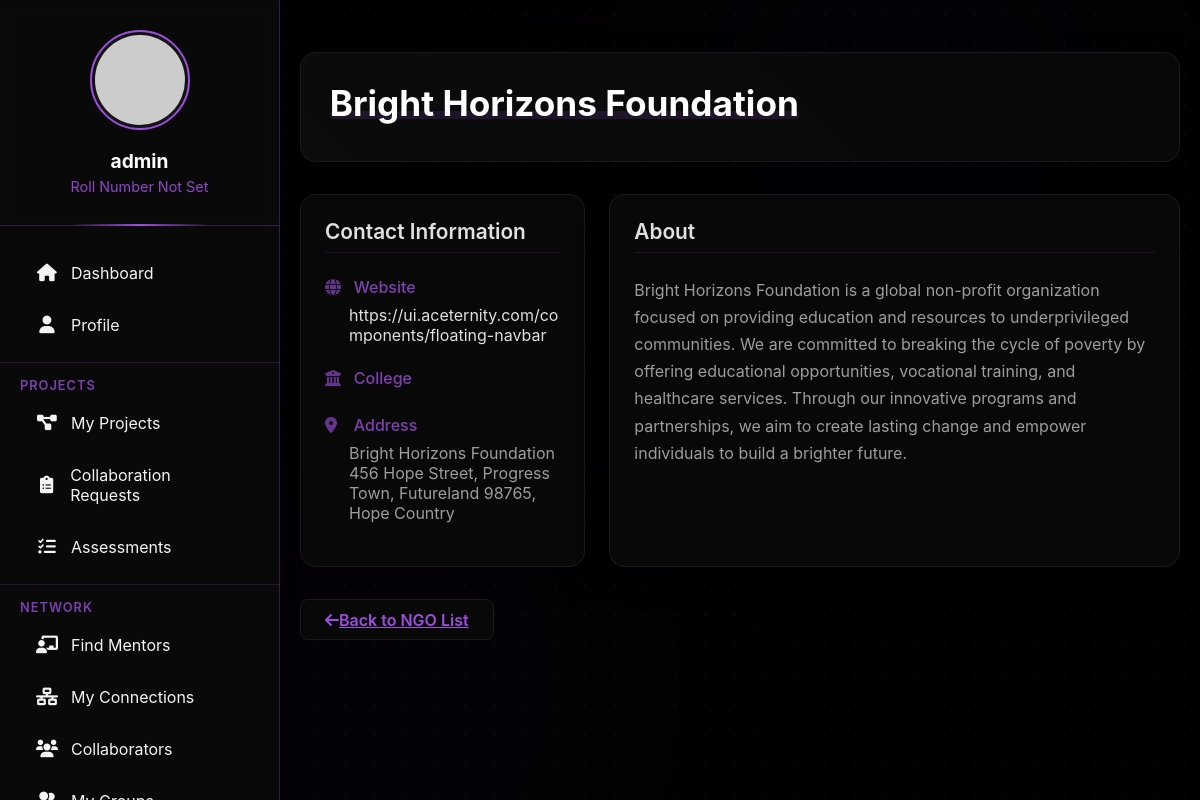
/students/ngos/2/ (signed in), run on the app's committed database.
### students/models.py (models this page shows, shortened)
class StudentProfile(models.Model):
    SECTION_CHOICES = [
        ('A', 'Section A'),
        ('B', 'Section B'),
        ('C', 'Section C'),
        ('D', 'Section D'),
    ]
    BRANCH_CHOICES = [
        ('CSE', 'Computer Science'),
        ('IT', 'Information Technology'),
        ('ECE', 'Electronics & Communication'),
        ('EEE', 'Electrical & Electronics'),
        ('MECH', 'Mechanical'),
        ('CIVIL', 'Civil'),
    ]
    user = models.OneToOneField(User, on_delete=models.CASCADE, related_name='student_profile')
    profile_picture = models.ImageField(upload_to='student_profiles/', null=True, blank=True)
    full_name = models.CharField(max_length=100, null=True, blank=True)
    phone = models.CharField(max_length=15, null=True, blank=True)
    dob = models.DateField(null=True, blank=True)
    bio = models.TextField(null=True, blank=True)
    roll_number = models.CharField(max_length=20, unique=True, null=True, blank=True)
    branch = models.CharField(max_length=10, choices=BRANCH_CHOICES, null=True, blank=True)
    section = models.CharField(max_length=1, choices=SECTION_CHOICES, null=True, blank=True)
    semester = models.IntegerField(null=True, blank=True)
    admission_year = models.IntegerField(null=True, blank=True)
    address = models.TextField(null=True, blank=True)
    parent_name = models.CharField(max_length=100, null=True, blank=True)
    parent_phone = models.CharField(max_length=15, null=True, blank=True)
    created_at = models.DateTimeField(auto_now_add=True)
    updated_at = models.DateTimeField(auto_now=True)

### college/models.py (models this page shows, shortened)
class NGO(models.Model):
    college = models.ForeignKey(CollegeProfile, on_delete=models.CASCADE, related_name='ngos')
    name = models.CharField(max_length=200)
    description = models.TextField()
    requirements = models.TextField(help_text="What the NGO needs or is looking for")
    contact_person = models.CharField(max_length=100, blank=True, null=True)
    contact_email = models.EmailField(blank=True, null=True)
    contact_phone = models.CharField(max_length=20, blank=True, null=True)
    website = models.URLField(blank=True, null=True)
    address = models.TextField(blank=True, null=True)
    image = models.ImageField(upload_to='ngo_images/', blank=True, null=True)
    created_at = models.DateTimeField(auto_now_add=True)
    updated_at = models.DateTimeField(auto_now=True)
    is_active = models.BooleanField(default=True)

### students/views.py (the view)
# urls.py: path('ngos/<int:ngo_id>/', views.ngo_detail, name='ngos_detail'),
def ngo_detail(request, ngo_id):
    ngo = get_object_or_404(NGO, id=ngo_id, is_active=True)
    context = {
        'ngo': ngo,
    }
    return render(request, 'student/ngo_detail.html', context)

### students/templates/student/ngo_detail.html (shortened to what this page needs)
{% extends '../base.html' %}
{% block content %}
<div class="ngo-container container">
    <div class="header-section">
        <div class="d-flex align-items-center">
            <div>
                <h1>{{ ngo.name }}</h1>
            </div>
        </div>
    </div>
    <div class="ngo-info-grid">
        <div class="contact-card">
            <div class="card-body">
                <h5 class="card-title">Contact Information</h5>
                <ul class="contact-list">
                    {% if ngo.website %}
                        <li class="contact-item">
                            <strong><i class="fas fa-globe"></i>Website</strong>
                            <div><a href="{{ ngo.website }}" target="_blank">{{ ngo.website }}</a></div>
                        </li>
                    {% endif %}
                    {% if ngo.college %}
                        <li class="contact-item">
                            <strong><i class="fas fa-university"></i>College</strong>
                        </li>
                    {% endif %}
                    {% if ngo.address %}
                        <li class="contact-item">
                            <strong><i class="fas fa-map-marker-alt"></i>Address</strong>
                            <div>{{ ngo.address|linebreaks }}</div>
                        </li>
                    {% endif %}
                </ul>
            </div>
        </div>
        <div class="content-section">
            <div class="content-card">
                <div class="card-body">
                    <h5 class="card-title">About</h5>
                    <p>{{ ngo.description }}</p>
                </div>
            </div>
        </div>
    </div>
    <a href="{% url 'ngos_list' %}" class="btn-back">
        <i class="fas fa-arrow-left me-2"></i>Back to NGO List
    </a>
</div>
{% endblock %}

### students/templates/base.html (shortened to what this page needs)
{% load static %}
<!DOCTYPE html>
<html lang="en">
<head>
    <link rel="stylesheet" href="https://cdnjs.cloudflare.com/ajax/libs/font-awesome/6.0.0/css/all.min.css">
</head>
<body>
    <div class="bg-elements">
        <div class="bg-gradient"></div>
        <div class="bg-gradient"></div>
        <div class="static-pattern"></div>
    </div>
    {% if user.is_authenticated %}
    <div id="sidebar">
        <div class="sidebar-content">
            <div class="profile-section">
                <img src="{% if user.student_profile.profile_picture %}{{ user.student_profile.profile_picture.url }}{% else %}https://ui-avatars.com/api/?name={{ user.student_profile.full_name|default:user.username }}&background=9d4edd&color=fff{% endif %}" alt="Profile">
                <div class="student-name">{{ user.student_profile.full_name|default:user.username }}</div>
                <div class="roll-number">{{ user.student_profile.roll_number|default:"Roll Number Not Set" }}</div>
            </div>
            <div class="nav-container">
                <ul class="nav-links">
                    <li><a href="{% url 'student_dashboard' %}" {% if request.resolver_match.url_name == 'dashboard' %}class="active"{% endif %}>
                        <i class="fas fa-home"></i> Dashboard
                    </a></li>
                    <li><a href="{% url 'student_profile' %}" {% if request.resolver_match.url_name == 'student_profile' %}class="active"{% endif %}>
                        <i class="fas fa-user"></i> Profile
                    </a></li>
                </ul>
                <div class="nav-section">
                    <div class="nav-section-title">Projects</div>
                    <ul class="nav-links">
                        <li><a href="{% url 'my_projects' %}" {% if request.resolver_match.url_name == 'my_projects' %}class="active"{% endif %}>
                            <i class="fas fa-project-diagram"></i> My Projects
                        </a></li>
                        <li><a href="{% url 'view_collaboration_requests' %}" {% if request.resolver_match.url_name == 'view_collaboration_requests' %}class="active"{% endif %}>
                            <i class="fas fa-clipboard-list"></i> Collaboration Requests
                        </a></li>
                        <li><a href="{% url 'student_view_assessments' %}" {% if request.resolver_match.url_name == 'student_view_assessments' %}class="active"{% endif %}>
                            <i class="fas fa-tasks"></i> Assessments
                        </a></li>
                    </ul>
                </div>
                <div class="nav-section">
                    <div class="nav-section-title">Network</div>
                    <ul class="nav-links">
                        <li><a href="{% url 'list_mentors' %}" {% if request.resolver_match.url_name == 'list_mentors' %}class="active"{% endif %}>
                            <i class="fas fa-chalkboard-teacher"></i> Find Mentors
                        </a></li>
                        <li><a href="{% url 'my_connections' %}" {% if request.resolver_match.url_name == 'my_connections' %}class="active"{% endif %}>
                            <i class="fas fa-network-wired"></i> My Connections
                        </a></li>
                        <li><a href="{% url 'view_collaborators' %}" {% if request.resolver_match.url_name == 'view_collaborators' %}class="active"{% endif %}>
                            <i class="fas fa-users"></i> Collaborators
                        </a></li>
                        <li><a href="{% url 'my_groups' %}" {% if request.resolver_match.url_name == 'my_groups' %}class="active"{% endif %}>
                            <i class="fas fa-user-friends"></i> My Groups
                        </a></li>
                    </ul>
                </div>
            </div>
        </div>
    </div>
    {% endif %}
    <div id="content">
        {% block content %}{% endblock %}
    </div>
</body>
</html>

### students/templates/base.html (style rules this page uses)
:root { --primary: #9d4edd; --primary-hover: #8b5cf6; --primary-light: rgba(157, 78, 221, 0.2); --text-light: #F3F4F6; --text-secondary: #D1D5DB; --sidebar-width: 280px; --sidebar-bg: rgba(10, 10, 10, 0.9); --card-bg: rgba(30, 30, 30, 0.5); --card-border: rgba(157, 78, 221, 0.3); }
* { margin: 0; padding: 0; box-sizing: border-box; font-family: 'Inter', 'Segoe UI', Tahoma, Geneva, Verdana, sans-serif; }
body { background-color: #000000; min-height: 100vh; display: flex; color: var(--text-light); margin: 0; overflow-x: hidden; position: relative; }
.bg-elements { position: fixed; top: 0; left: 0; width: 100%; height: 100%; z-index: -1; overflow: hidden; }
.bg-gradient { position: absolute; width: 30rem; height: 30rem; border-radius: 50%; filter: blur(10rem); z-index: -1; opacity: 0.4; }
.bg-gradient:nth-child(1) { top: -15%; right: 5%; background: rgba(157, 78, 221, 0.15); }
.bg-gradient:nth-child(2) { bottom: -15%; left: 10%; background: rgba(139, 92, 246, 0.15); }
.static-pattern { position: absolute; top: 0; left: 0; width: 100%; height: 100%; opacity: 0.1; z-index: -1; background-image: radial-gradient(#555555 1px, transparent 1px); background-size: 30px 30px; }
#sidebar { width: var(--sidebar-width); background: var(--sidebar-bg); backdrop-filter: blur(15px); border-right: 1px solid var(--card-border); height: 100vh; position: fixed; top: 0; left: 0; z-index: 100; transition: all 0.3s ease; box-shadow: 0 0 20px rgba(0, 0, 0, 0.3); overflow-y: auto; display: flex; flex-direction: column; scrollbar-width: thin; scrollbar-color: var(--primary) rgba(10, 10, 10, 0.8); }
.sidebar-content { display: flex; flex-direction: column; min-height: 100%; }
.profile-section { text-align: center; padding: 30px 20px; border-bottom: 1px solid rgba(157, 78, 221, 0.3); margin-bottom: 20px; position: relative; background: rgba(10, 10, 10, 0.6); backdrop-filter: blur(5px); }
.profile-section::after { content: ''; position: absolute; bottom: -1px; left: 50%; transform: translateX(-50%); width: 50%; height: 2px; background: linear-gradient(90deg, transparent, var(--primary), transparent); }
.profile-section img { width: 100px; height: 100px; border-radius: 50%; margin-bottom: 15px; border: 2px solid var(--primary); padding: 3px; background: rgba(30, 30, 30, 0.5); transition: transform 0.3s ease, box-shadow 0.3s ease; object-fit: cover; }
.student-name { color: white; font-weight: bold; margin-bottom: 5px; font-size: 1.2rem; }
.roll-number { color: var(--primary); font-size: 0.9rem; opacity: 0.9; }
.nav-container { flex: 1; padding-bottom: 10px; }
.nav-section { margin-top: 15px; padding-top: 15px; border-top: 1px solid rgba(157, 78, 221, 0.2); }
.nav-section-title { font-size: 0.8rem; text-transform: uppercase; letter-spacing: 1px; color: #9d4edd; padding: 0 20px; margin-bottom: 8px; font-weight: 600; opacity: 0.8; }
.nav-links { list-style: none; padding-right: 5px; }
.nav-links li { margin-bottom: 0.5rem; position: relative; }
.nav-links a { color: var(--text-light); text-decoration: none; padding: 12px 20px; display: flex; align-items: center; border-radius: 8px; margin: 5px 15px; transition: all 0.3s; position: relative; overflow: hidden; }
.nav-links a::before { content: ''; position: absolute; top: 0; left: 0; width: 0; height: 100%; background: linear-gradient(90deg, var(--primary-light), transparent); transition: width 0.3s ease; z-index: -1; }
.nav-links a i { margin-right: 12px; font-size: 1.1rem; width: 24px; text-align: center; }
#content { margin-left: var(--sidebar-width); padding: 20px; position: relative; z-index: 1; min-height: 100vh; width: calc(100% - var(--sidebar-width)); }

### data on the page
NGO: name "Bright Horizons Foundation", website "https://ui.aceternity.com/components/floating-navbar", address "Bright Horizons Foundation 456 Hope Street, Progress Town, Futureland 98765, Hope Country", description "Bright Horizons Foundation is a global non-profit organization focused on providing education and resources to underprivileged communities. We are committed to breaking the cycle of poverty by offering educational opportunities, vocational training, and healthcare services. Through our innovative programs and partnerships, we aim to create lasting change and empower individuals to build a brighter future."

### other printed values
{{ user.student_profile.full_name|default:user.username }} "admin"
{{ user.student_profile.roll_number|default:"Roll Number Not Set" }} "Roll Number Not Set"
